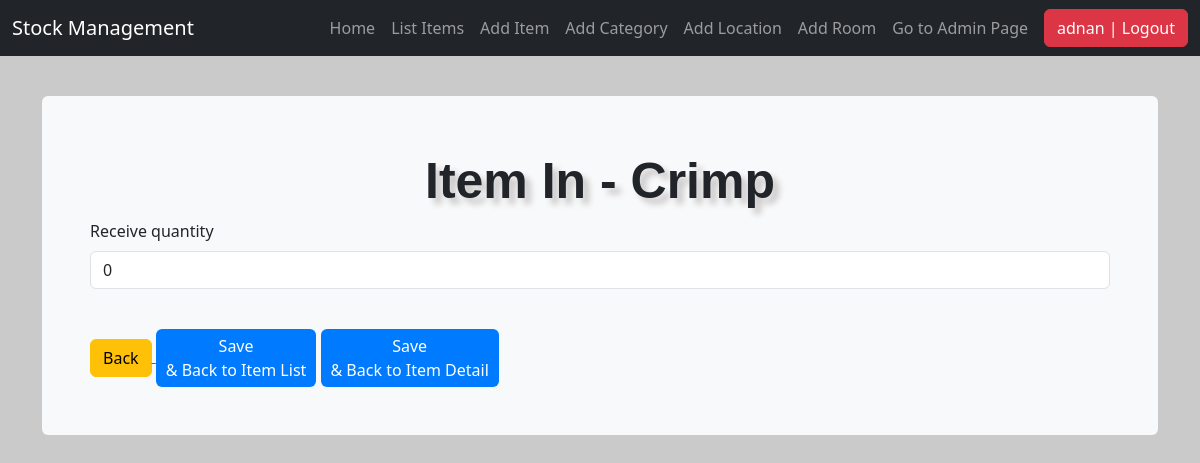
Page /receive_items/11/ (signed in) on the earlier database version.
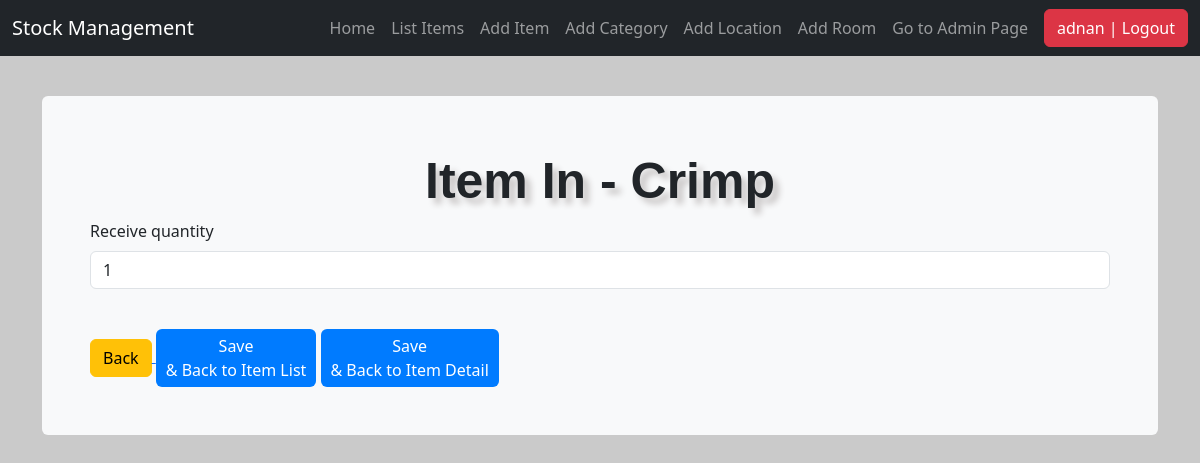
Same page on the later database version.
### stockmgmt/models.py (models this page shows, shortened)
class Stock(models.Model):
    household = models.ForeignKey(
        Household, on_delete=models.CASCADE, blank=True)
    room = models.ForeignKey(Room, on_delete=models.CASCADE, blank=True)
    location = models.ForeignKey(
        Location, on_delete=models.CASCADE, blank=True)
    category = models.ForeignKey(
        Category, on_delete=models.CASCADE, blank=True)
    item_name = models.CharField(max_length=50, blank=True, null=True)
    quantity = models.IntegerField(default='0', blank=True, null=True)
    receive_quantity = models.IntegerField(default='0', blank=True, null=True)
    receive_by = models.CharField(max_length=50, blank=True, null=True)
    issue_quantity = models.IntegerField(default='0', blank=True, null=True)
    issue_by = models.CharField(max_length=50, blank=True, null=True)
    issue_to = models.CharField(max_length=50, blank=True, null=True)
    item_usage = models.TextField(max_length=500, blank=True, null=True)
    phone_number = models.CharField(max_length=50, blank=True, null=True)
    created_by = models.CharField(max_length=50, blank=True, null=True)
    reorder_level = models.IntegerField(default='3', blank=True, null=True)
    timestamp = models.DateTimeField(auto_now_add=True, auto_now=False)
    last_updated = models.DateTimeField(auto_now_add=False, auto_now=True)
    has_warranty = models.BooleanField(default=False, blank=False, null=True)
    item_notes = models.TextField(max_length=500, blank=True, null=True)

### stockmgmt/views.py (the view, shortened to what this page needs)
# urls.py: path('receive_items/<str:pk>/', views.receive_items, name="receive_items"),
@login_required
def receive_items(request, pk):
    queryset = Stock.objects.get(id=pk)
    form = ReceiveForm(request.POST or None, instance=queryset)
    context = {
        "title": 'Item In - ' + str(queryset.item_name),
        "instance": queryset,
        "form": form,
        "username": 'Receive By: ' + str(request.user),
    }
    return render(request, "./includes/give_take.html", context)

### stockmgmt/forms.py
class ReceiveForm(forms.ModelForm):
    class Meta:
        model = Stock
        fields = ['receive_quantity']

### stockmgmt/templates/includes/give_take.html (shortened to what this page needs)
{% extends 'base.html' %}
{% load crispy_forms_tags %}
{% block content %}
<form method="POST">
    {{ form|crispy }}
    <br />
    <div class="form-group">
        <a href="" onclick="javascript:window.history.back(-1);return false;">
            <div class="btn btn-warning">Back</div>
        </a>
        <button type="submit" name="save" class="btn btn-primary multi-line-btn">
            Save<br>& Back to Item List
        </button>
        <button type="submit" name="add_another" class="btn btn-primary multi-line-btn">
            Save<br>& Back to Item Detail
        </button>
    </div>
</form>
{% endblock %}

Differences in the rows shown:
changed Stock: receive_quantity "0" → "1"
